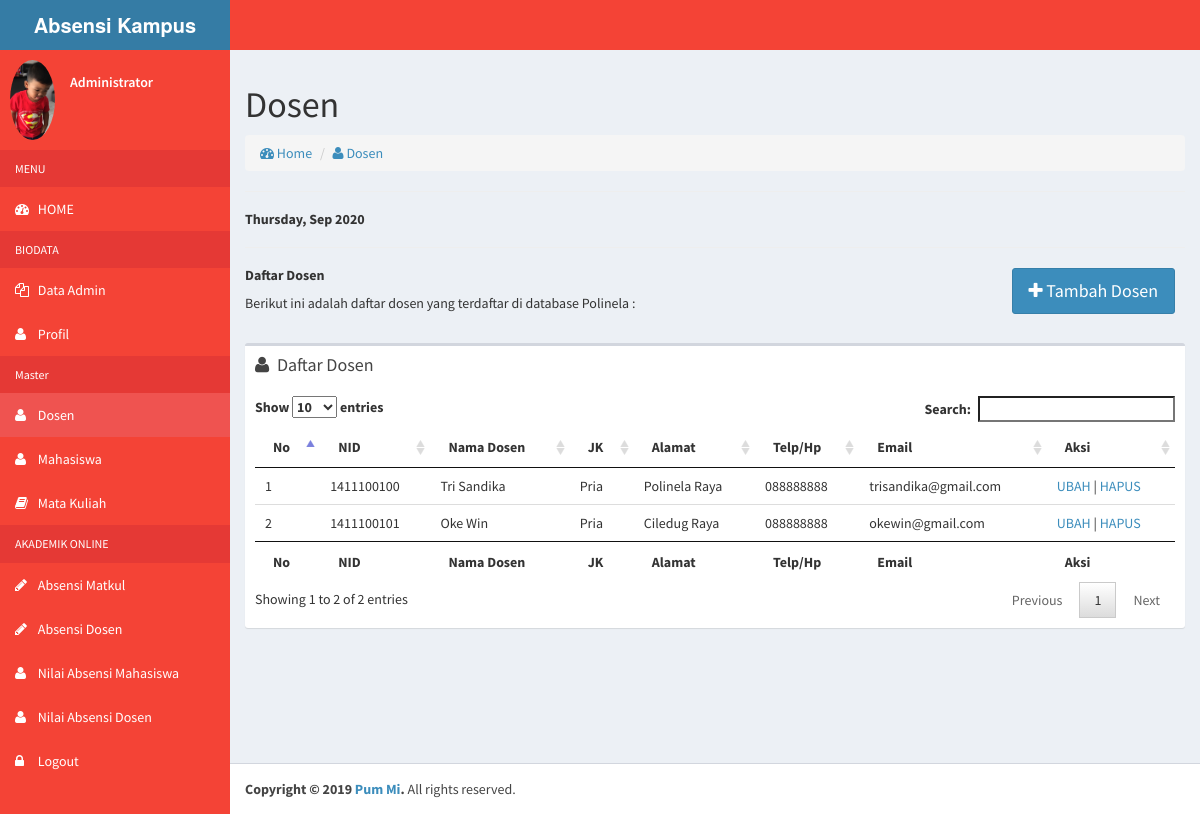
Screenshot of /admin/dashboard/index.php?page=4 (signed in) with the database file from the repository.
### tables this page shows
CREATE TABLE `dosen` (
  `nid` char(10) NOT NULL DEFAULT '',
  `nm_dosen` varchar(50) NOT NULL DEFAULT '',
  `jk` varchar(6) NOT NULL,
  `alamat` text NOT NULL,
  `telp_dosen` varchar(12) NOT NULL DEFAULT '',
  `password` varchar(255) NOT NULL,
  `email` varchar(30) NOT NULL,
  `foto` varchar(100) NOT NULL
);

### admin/include/dosen.php (the view, shortened to what this page needs)
          <h1>
            Dosen
          </h1>
          <ol class="breadcrumb">
            <li><a href="#"><i class="fa fa-dashboard"></i> Home</a></li>
            <li><a href="#"><i class="fa fa-user"></i> Dosen</a></li>
          </ol>
		<hr>
		<h5><b><?php echo date("l, M Y"); ?></b></h5>
		<hr>
        <a href="index.php?page=5" class="btn btn-primary btn-lg" style="margin-right:10px;float:right;"><i class="fa fa-plus"></i> Tambah Dosen</a>
		<h5><b>Daftar Dosen</b></h5>
		<p>Berikut ini adalah daftar dosen yang terdaftar di database Polinela :
		</p>
		<br>
<div class="box">
    <div class="box-header">
        <i class="fa fa-user"></i>
        <h3 class="box-title">Daftar Dosen</h3>
    </div>
    <div class="box-body">
        <table id="dosen" class="row-border" cellspacing="0" width="100%">
                <thead>
                    <tr>
                        <th>No</th>
                        <th>NID</th>
                        <th>Nama Dosen</th>
                        <th>JK</th>
                        <th>Alamat</th>
                        <th>Telp/Hp</th>
                        <th>Email</th>
                        <th>Aksi</th>
                    </tr>
                </thead>
                <tfoot>
                    <tr>
                        <th>No</th>
                        <th>NID</th>
                        <th>Nama Dosen</th>
                        <th>JK</th>
                        <th>Alamat</th>
                        <th>Telp/Hp</th>
                        <th>Email</th>
                        <th>Aksi</th>
                    </tr>
                </tfoot>
                <tbody>
                <?php
                $query = mysqli_query($conn,"SELECT * FROM dosen");
                if ($query) {
                    $no = 1;
                    while ($rows = mysqli_fetch_array($query)) {
                ?>
                    <tr>
                        <td><?php echo $no++; ?></td>
                        <td><?php echo $rows['nid']; ?></td>
                        <td><?php echo $rows['nm_dosen']; ?></td>
                        <td><?php echo $rows['jk']; ?></td>
                        <td><?php echo $rows['alamat']; ?></td>
                        <td><?php echo $rows['telp_dosen']; ?></td>
                        <td><?php echo $rows['email']; ?></td>
                        <td><a href="index.php?page=6&&nid=<?php echo $rows['nid']; ?>">UBAH</a> | <a href="#" data-toggle="modal" data-target="#confirm-delete_<?php echo $rows['nid']; ?>">HAPUS</a></td>
                    </tr>
                <?php
                    }
                }
                ?>
                </tbody>
            </table>
    </div>
</div>

### admin/dashboard/index.php (shortened to what this page needs)
<?php
      include "../../koneksi/koneksi.php";
      $username = $_SESSION['admin'];
      $query = mysqli_query($conn,"SELECT * FROM admin where username='$username'");
      if ($query) {
        $data = mysqli_fetch_array($query);
      }
                $active1 = "";
                $active2 = "";
                $active3 = "";
                $active4 = "";
                $active5 = "";
                $active6 = "";
                $includeVal = "";
                if (isset($_GET['page'])) {
                    $page = $_GET['page'];
                    switch ($page) {
                    case '4':
                      $includeVal = "../include/dosen.php";
                      $active4 = "active";
                      break;
                  }
                }else{
                  $active1 = "active";
                  $includeVal = "../include/home.php";
                }
?>
<!DOCTYPE html>
<html>
  <head>
    <link rel="stylesheet" href="../../bootstrap/css/bootstrap.min.css">
    <link rel="stylesheet" href="../../font/css/font-awesome.min.css">
    <link rel="stylesheet" href="https://code.ionicframework.com/ionicons/2.0.1/css/ionicons.min.css">
    <link rel="stylesheet" href="../../dist/css/AdminLTE.min.css">
    <link rel="stylesheet" href="../../dist/css/skins/_all-skins.min.css">
    <link rel="stylesheet" href="../../plugins/datatables/jquery.dataTables.css">
    <link rel="stylesheet" href="../../plugins/iCheck/flat/blue.css">
    <link rel="stylesheet" href="../../plugins/select2/select2.min.css">
    <link rel="stylesheet" href="../../plugins/morris/morris.css">
    <link rel="stylesheet" href="../../plugins/jvectormap/jquery-jvectormap-1.2.2.css">
    <link rel="stylesheet" href="../../plugins/datepicker/datepicker3.css">
    <link rel="stylesheet" href="../../plugins/timepicker/bootstrap-timepicker.css">
    <link rel="stylesheet" href="../../plugins/daterangepicker/daterangepicker-bs3.css">
    <link rel="stylesheet" href="../../plugins/bootstrap-wysihtml5/bootstrap3-wysihtml5.min.css">
    <link rel="stylesheet" type="text/css" href="../../plugins/bootstrap-combobox-master/css/bootstrap-combobox.css">
  </head>
  <body class="hold-transition skin-blue sidebar-mini">
    <div class="wrapper">
      <header class="main-header">
        <a href="index2.html" class="logo">
          <span class="logo-lg"><b>Absensi Kampus </b></span>
        </a>
        <nav class="navbar navbar-static-top" role="navigation">
        </nav>
      </header>
      <aside class="main-sidebar">
        <section class="sidebar">
          <div class="user-panel">
            <div class="pull-left image">
              <img src="<?php
            if ($data['foto']=='') {
              echo '../images/dp.png';
            }else{
              echo "../images/$data[foto]";
            }
          ?>" class="img-circle" alt="$data['nama_admin']">
            </div>
            <div class="pull-left info">
              <p><?php echo $data['nama_admin']; ?></p>
            </div>
          </div>
          <ul class="sidebar-menu">
            <li class="header">MENU</li>
            <li class="<?php echo $active1; ?> treeview">
              <a href="index.php?page=1">
                <i class="fa fa-dashboard"></i> <span>HOME</span></i>
              </a>
            </li>
            <li class="header">BIODATA</li>
            <li class="<?php echo $active2; ?> treeview">
              <a href="index.php?page=2">
                <i class="fa fa-files-o"></i>
                <span>Data Admin</span>
              </a>
            </li>
            <li class="<?php echo $active3; ?> treeview">
              <a href="index.php?page=3">
                <i class="fa fa-user"></i> <span>Profil</span>
              </a>
            </li>
            <li class="header">Master</li>
            <li class="<?php echo $active4; ?> treeview">
              <a href="index.php?page=4">
                <i class="fa fa-user"></i>
                <span>Dosen</span>
              </a>
            </li>
            <li class="<?php echo $active5; ?> treeview">
              <a href="index.php?page=7">
                <i class="fa fa-user"></i>
                <span>Mahasiswa</span>
              </a>
            </li>
            <li class="<?php echo $active6; ?> treeview">
              <a href="index.php?page=10">
                <i class="fa fa-book"></i>
                <span>Mata Kuliah</span>
              </a>
            </li>
            <li class="header">AKADEMIK ONLINE</li>
            <li class="<?php echo $active7; ?> treeview">
              <a href="index.php?page=13">
                <i class="fa fa-pencil"></i> <span>Absensi Matkul</span>
              </a>
            </li>
            <li class="<?php echo $active10; ?> treeview">
              <a href="index.php?page=22">
                <i class="fa fa-pencil"></i> <span>Absensi Dosen</span>
              </a>
            </li>
            <li class="<?php echo $active8; ?> treeview">
              <a href="index.php?page=16">
                <i class="fa fa-user"></i> <span>Nilai Absensi Mahasiswa</span>
              </a>
            </li>
            <li class="<?php echo $active9; ?> treeview">
              <a href="index.php?page=19">
                <i class="fa fa-user"></i> <span>Nilai Absensi Dosen</span>
              </a>
            </li>
            <li class="treeview">
              <a href="logout.php">
                <i class="fa fa-lock"></i> <span>Logout</span>
              </a>
            </li>
          </ul>
        </section>
      </aside>
      <div class="content-wrapper">
        <section class="content">
          <div class="row">
            <section class="col-lg-12 connectedSortable">
              <?php
                include "$includeVal";
              ?>
            </section>
            <section class="col-lg-5 connectedSortable">
            </section>
          </div>
        </section>
      </div>
      <footer class="main-footer">
        <strong>Copyright &copy; 2019 <a href="polinela.ac.id">Pum Mi</a>.</strong> All rights reserved.
      </footer>
    </div>
  </body>
</html>

### admin/dashboard/index.php (style rules this page uses)
.skin-blue .main-header .navbar { background-color: #F44336; }
.skin-blue .main-header .logo { background-color: #E53935; color: #fff; border-bottom: 0 solid transparent; }
.skin-blue .sidebar-menu>li:hover>a, .skin-blue .sidebar-menu>li.active>a { color: #fff; background: #EF5350; border-left-color: #3c8dbc; }
.skin-blue .wrapper, .skin-blue .main-sidebar, .skin-blue .left-side { background-color: #F44336; }
.skin-blue .sidebar a { color: #fff; }
.skin-blue .sidebar-menu>li.header { color: #fff; background: #E53935; }
.skin-blue .sidebar-menu>li>a { border-left: 0px solid transparent; }
.user-panel>.info { padding-top: 15px; }

### rows the page displays
dosen: nid "1411100100", nm_dosen "Tri Sandika", jk "Pria", alamat "Polinela Raya", telp_dosen "088888888", email "trisandika@gmail.com"
dosen: nid "1411100101", nm_dosen "Oke Win", jk "Pria", alamat "Ciledug Raya", telp_dosen "088888888", email "okewin@gmail.com"

### other values shown
$data['nama_admin'] "Administrator"
